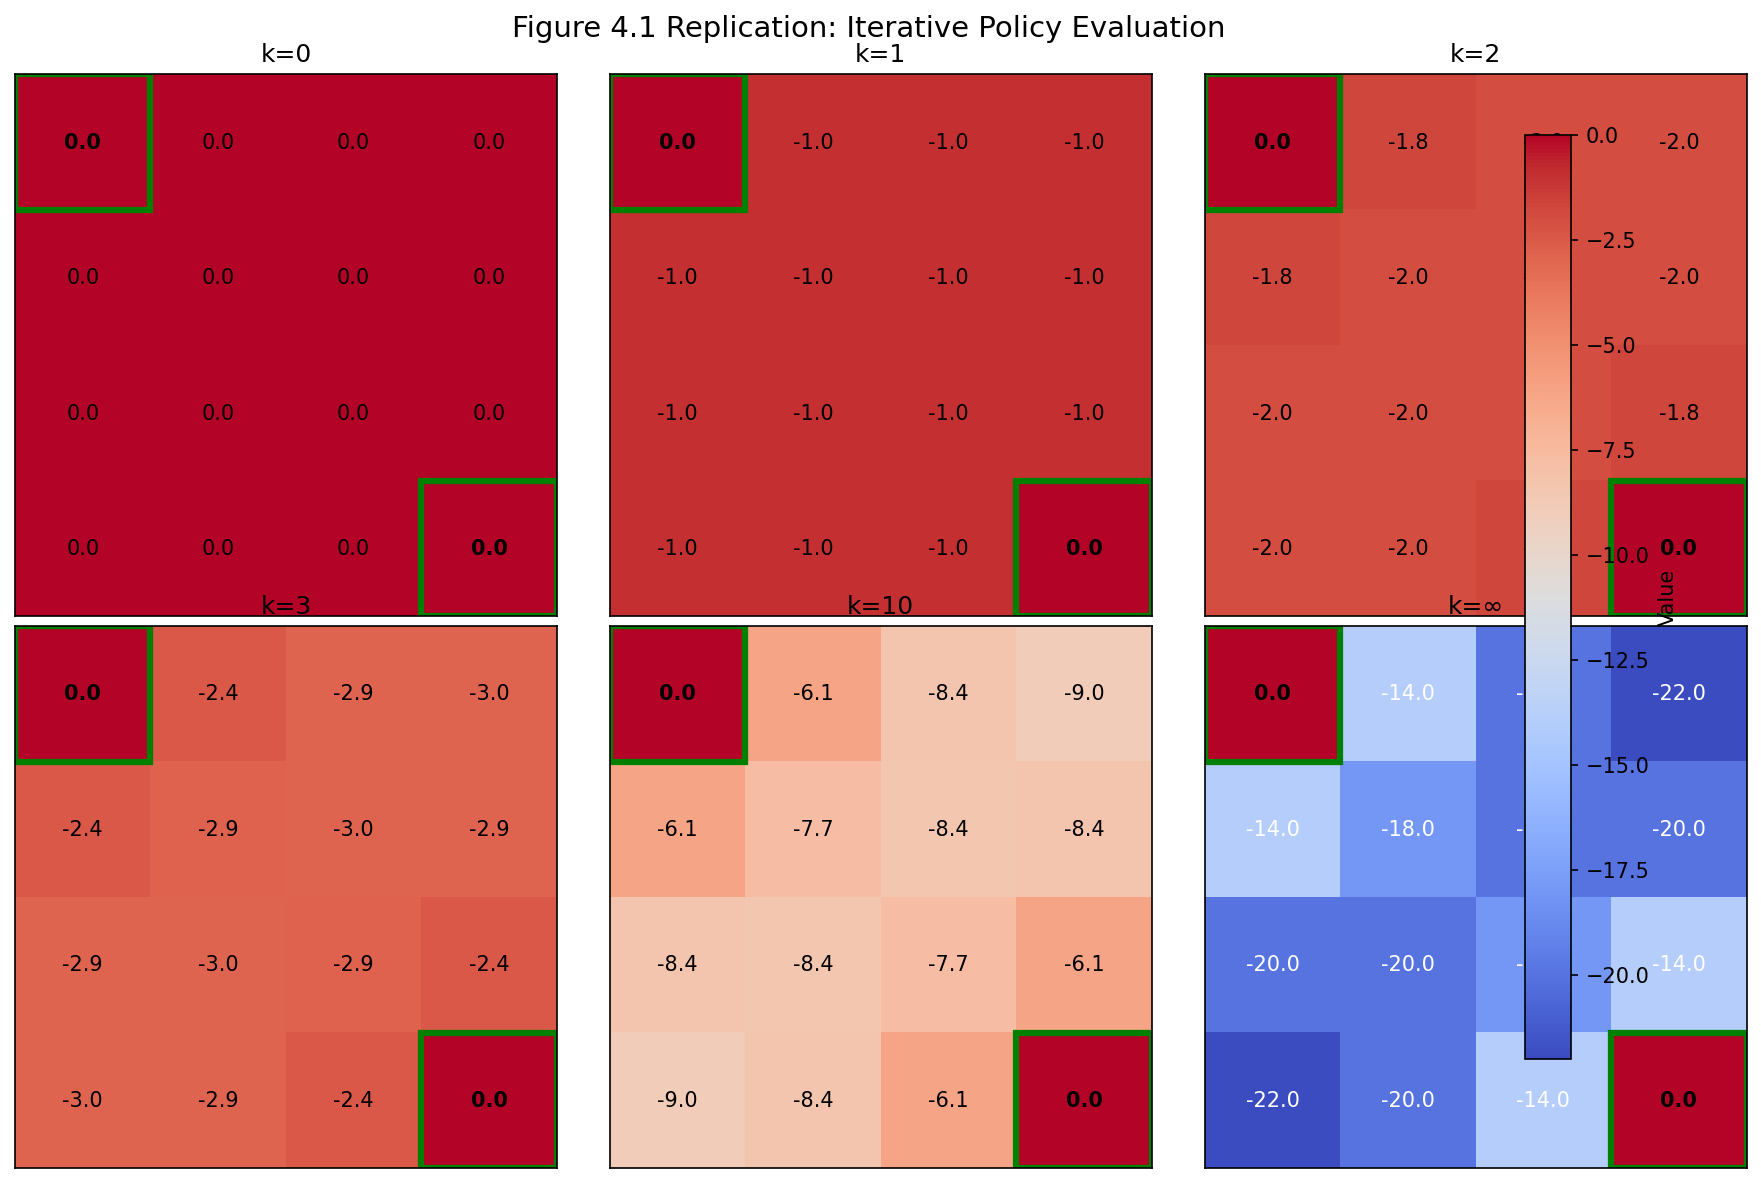

Write Python code to recreate this figure.
"""
Replication of Sutton & Barto Figure 4.1
Author: Mehar
Course: NEU Self-Improving AI
"""

import numpy as np
import matplotlib.pyplot as plt
import sys
sys.path.append('..')
from gridworld import Gridworld


def iterative_policy_evaluation(gridworld, policy, theta=1e-4, gamma=1.0):
    """
    Iterative policy evaluation algorithm
    
    Args:
        gridworld: Gridworld environment
        policy: Policy to evaluate (uniform random)
        theta: Convergence threshold
        gamma: Discount factor
        
    Returns:
        List of value functions at each iteration
    """
    V = np.zeros(gridworld.n_states)
    history = [V.copy()]
    
    iteration = 0
    while True:
        delta = 0
        V_new = np.zeros(gridworld.n_states)
        
        for state in range(gridworld.n_states):
            if gridworld.is_terminal(state):
                continue
                
            v = 0
            for action in range(gridworld.n_actions):
                # For each action, calculate expected value
                next_state = gridworld.get_next_state(state, action)
                reward = gridworld.get_reward(state, action, next_state)
                
                # Uniform random policy
                action_prob = policy[state, action]
                v += action_prob * (reward + gamma * V[next_state])
                
            V_new[state] = v
            delta = max(delta, abs(V[state] - V_new[state]))
            
        V = V_new.copy()
        iteration += 1
        
        # Store snapshots at specific iterations
        if iteration in [1, 2, 3, 10, 1000] or (iteration < 10):
            history.append(V.copy())
            print(f"Iteration {iteration}: Delta = {delta:.6f}")
            
        if delta < theta:
            print(f"Converged at iteration {iteration}")
            # Add final converged value
            history.append(V.copy())
            break
            
    return history


def replicate_figure_4_1():
    """
    Main function to replicate Figure 4.1
    """
    print("=" * 60)
    print("Replicating Sutton & Barto Figure 4.1")
    print("4x4 Gridworld with Iterative Policy Evaluation")
    print("=" * 60)
    
    # Create gridworld
    gridworld = Gridworld(size=4)
    
    # Create uniform random policy
    policy = np.ones((gridworld.n_states, gridworld.n_actions)) / gridworld.n_actions
    
    # Run iterative policy evaluation
    print("\nRunning Iterative Policy Evaluation...")
    value_history = iterative_policy_evaluation(gridworld, policy)
    
    # Display results at key iterations
    key_iterations = [0, 1, 2, 3, 10, -1]  # -1 for converged
    iteration_labels = ['k=0', 'k=1', 'k=2', 'k=3', 'k=10', 'k=∞']
    
    print("\n" + "=" * 60)
    print("Value Functions at Key Iterations")
    print("=" * 60)
    
    for idx, k in enumerate(key_iterations):
        if k == -1:
            V = value_history[-1]
            label = iteration_labels[idx]
        else:
            # Find the value function for this iteration
            if k < len(value_history):
                V = value_history[k]
            else:
                V = value_history[-1]
            label = iteration_labels[idx]
            
        print(f"\n{label}:")
        print("-" * 30)
        
        # Display as grid
        for row in range(gridworld.size):
            row_str = ""
            for col in range(gridworld.size):
                state = gridworld.position_to_state(row, col)
                if gridworld.is_terminal(state):
                    row_str += "  0.0 "
                else:
                    row_str += f"{V[state]:6.1f}"
                    
                if col < gridworld.size - 1:
                    row_str += " | "
            print(row_str)
            
    # Create visualization similar to the figure
    create_figure_visualization(gridworld, value_history, key_iterations, iteration_labels)
    
    return value_history


def create_figure_visualization(gridworld, value_history, key_iterations, labels):
    """
    Create visualization similar to Figure 4.1
    
    Args:
        gridworld: Gridworld environment
        value_history: List of value functions
        key_iterations: Which iterations to show
        labels: Labels for each iteration
    """
    fig, axes = plt.subplots(2, 3, figsize=(12, 8))
    fig.suptitle('Figure 4.1 Replication: Iterative Policy Evaluation', fontsize=14)
    
    axes = axes.flatten()
    
    for idx, (k, label) in enumerate(zip(key_iterations, labels)):
        ax = axes[idx]
        
        if k == -1:
            V = value_history[-1]
        else:
            if k < len(value_history):
                V = value_history[k]
            else:
                V = value_history[-1]
                
        # Reshape values for display
        V_grid = np.zeros((gridworld.size, gridworld.size))
        for row in range(gridworld.size):
            for col in range(gridworld.size):
                state = gridworld.position_to_state(row, col)
                V_grid[row, col] = V[state]
                
        # Create heatmap
        im = ax.imshow(V_grid, cmap='coolwarm', vmin=-22, vmax=0)
        
        # Add value text
        for row in range(gridworld.size):
            for col in range(gridworld.size):
                state = gridworld.position_to_state(row, col)
                if gridworld.is_terminal(state):
                    ax.text(col, row, '0.0', ha='center', va='center',
                           color='black', fontweight='bold')
                else:
                    ax.text(col, row, f'{V[state]:.1f}', ha='center', va='center',
                           color='white' if V[state] < -11 else 'black')
                    
        ax.set_title(label)
        ax.set_xticks([])
        ax.set_yticks([])
        
        # Mark terminal states
        ax.add_patch(plt.Rectangle((-0.5, -0.5), 1, 1, fill=False, 
                                  edgecolor='green', linewidth=3))
        ax.add_patch(plt.Rectangle((gridworld.size-1.5, gridworld.size-1.5), 1, 1, 
                                  fill=False, edgecolor='green', linewidth=3))
    
    # Add colorbar
    plt.colorbar(im, ax=axes, label='Value', fraction=0.046, pad=0.04)
    
    plt.tight_layout()
    plt.savefig('figure_4_1_replication.png', dpi=150, bbox_inches='tight')
    plt.show()
    
    print("\nFigure saved as 'figure_4_1_replication.png'")


def display_greedy_policy(gridworld, V):
    """
    Display the greedy policy with respect to value function
    
    Args:
        gridworld: Gridworld environment
        V: Value function
    """
    print("\n" + "=" * 60)
    print("Greedy Policy (Arrows indicate best actions)")
    print("=" * 60)
    
    policy = np.zeros((gridworld.n_states, gridworld.n_actions))
    
    for state in range(gridworld.n_states):
        if gridworld.is_terminal(state):
            continue
            
        action_values = []
        for action in range(gridworld.n_actions):
            next_state = gridworld.get_next_state(state, action)
            reward = gridworld.get_reward(state, action, next_state)
            action_values.append(reward + V[next_state])
            
        # Make greedy policy
        best_value = max(action_values)
        best_actions = [a for a, v in enumerate(action_values) if v == best_value]
        
        for a in best_actions:
            policy[state, a] = 1.0 / len(best_actions)
            
    gridworld.display_policy(policy)
    
    return policy


if __name__ == "__main__":
    # Run the replication
    value_history = replicate_figure_4_1()
    
    # Also show the optimal policy
    gridworld = Gridworld(size=4)
    final_V = value_history[-1]
    
    greedy_policy = display_greedy_policy(gridworld, final_V)
    
    print("\nReplication complete!")
    print("This demonstrates the convergence of iterative policy evaluation")
    print("for a uniform random policy on the 4x4 gridworld.")
    print("\nNote: The greedy policy shown would be the result of")
    print("policy improvement if we were doing policy iteration.")
